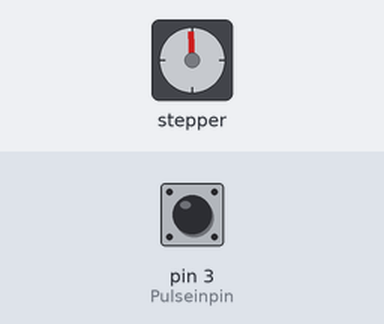
Recording of a sketch running on a simulated Arduino Mega 2560, built with avr-gcc and run on an emulated ATmega2560. Shown: stepper motor. The test bench sets the inputs (shaded band); at power-on: pin 3 (Pulseinpin) LOW. Stepper angles assume 180 steps per turn; what the sketch prints to the serial monitor is not drawn.

Above: at 0.05 s.
At 0.45 s:
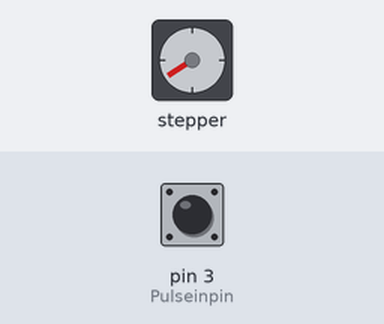
At 0.85 s:
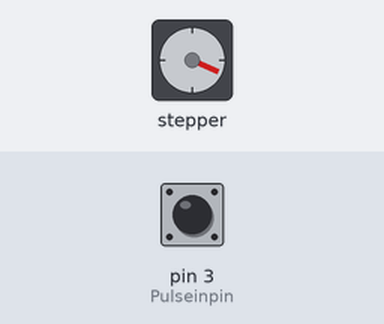
At 4.85 s:
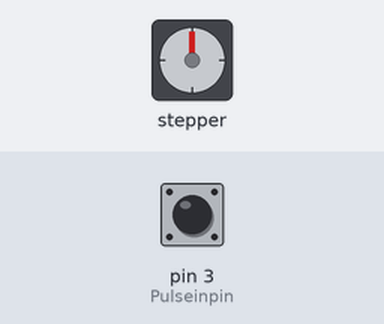
Timing chart, 0 to 6.4 s (numbered marks = the images above):
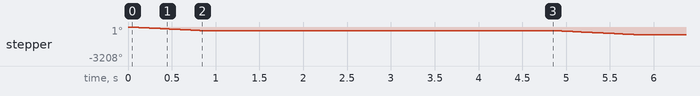

The sketch:

rolling02.ino
```cpp
#include <Stepper.h>
int PinA1 = 22;
int PinA2 = 24;
int PinA3 = 26;
int PinA4 = 28;
int _step = 0;
int motorSpeed = 75;

#define Sensorpin A0
#define Pulseinpin 3
#define Sensorlimit 750
#define SensorLedPin 13
int motordelay = 250 ;
unsigned long duration;


// change this to the number of steps on your motor
#define STEPS 180
#define RUNSTEPS 200
// create an instance of the stepper class, specifying
// the number of steps of the motor and the pins it's
// attached to
Stepper stepper(STEPS, PinA1, PinA2, PinA3,PinA4);

// the previous reading from the analog input
int previous = 0;
void initall()
{

  Serial.begin(9600);
  Serial.println("program start here ");

    pinMode(Pulseinpin,INPUT) ;
   //  pinMode(SensorLedPin,OUTPUT) ;

}


void setup()
{

  // set the speed of the motor to 30 RPMs
    initall();

}

void loop()
{
  // get the sensor value

  test() ;
  delay(4000);
}

void test()
{
      int i ;
  int sensorValue  ;
  int sum =0 ;
     stepper.setSpeed(motorSpeed);
    for (i=0 ; i < STEPS; i++)
    {
         stepper.step(-1) ;
          delayMicroseconds(motordelay);
          sensorValue= digitalRead(Pulseinpin);
         Serial.print(sensorValue);
          Serial.print(",");
        sum += sensorValue ;

    }
   Serial.print("\n");
   Serial.print("\n");
   Serial.print("run 160 and sum = ");
   Serial.print(sum);

   Serial.print("\n");
}
```

Measured:
- by itself, stepper: turns 360° counter-clockwise in 0.89 s, repeating every 4.9 s
